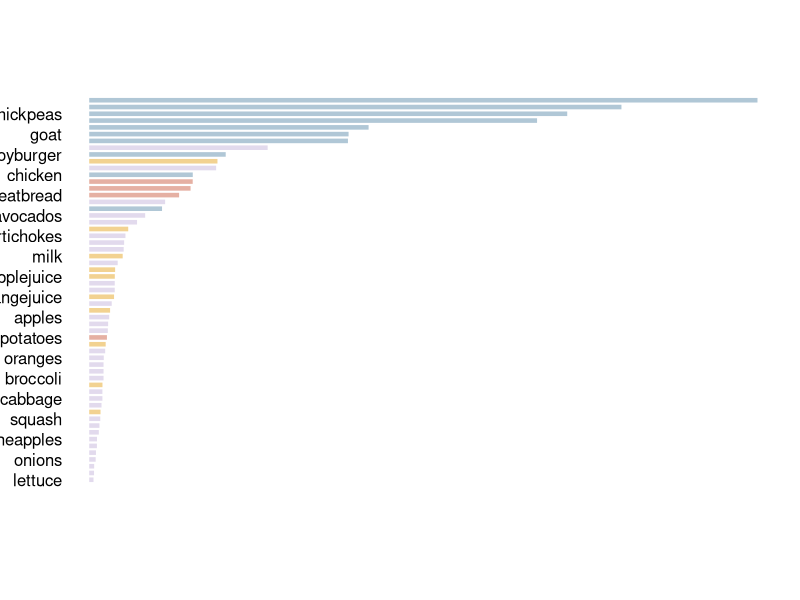

Write R code to recreate this figure.
setwd("/Users/kevin/teaching/spring-2015/classes/charts")

data <- read.delim("data.tsv")




type <- c("drink", "fruveg", "protein", "starch")
cols <- c("#F2D291", "#E2DAED", "#B0C7D6", "#E5B0A3" )
join <- data.frame(type, cols)
data <- merge(data, join, by="type", all.x=T)

data <- data[order(data$val),]

barplot(data$val, horiz=T, names.arg=data$food, col=data$cols, border=F, las=1, names.cex=.5, axes=F)
